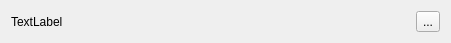
<?xml version="1.0" encoding="UTF-8"?>
<ui version="4.0">
 <class>FontEdit</class>
 <widget class="QWidget" name="FontEdit">
  <property name="geometry">
   <rect>
    <x>0</x>
    <y>0</y>
    <width>451</width>
    <height>37</height>
   </rect>
  </property>
  <property name="windowTitle">
   <string notr="true">Form</string>
  </property>
  <layout class="QHBoxLayout" name="horizontalLayout">
   <item>
    <widget class="QLabel" name="label">
     <property name="text">
      <string notr="true">TextLabel</string>
     </property>
    </widget>
   </item>
   <item>
    <widget class="QToolButton" name="button">
     <property name="text">
      <string notr="true">...</string>
     </property>
    </widget>
   </item>
  </layout>
 </widget>
 <resources/>
 <connections/>
</ui>
